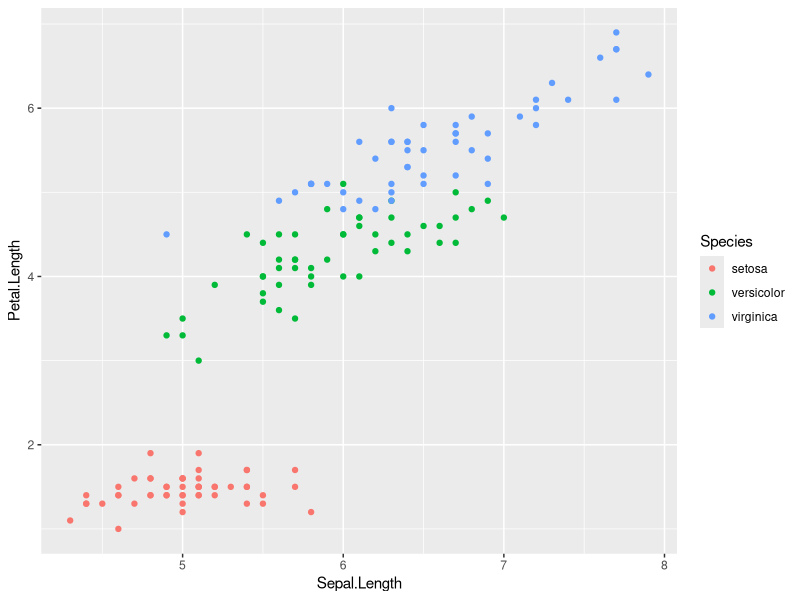
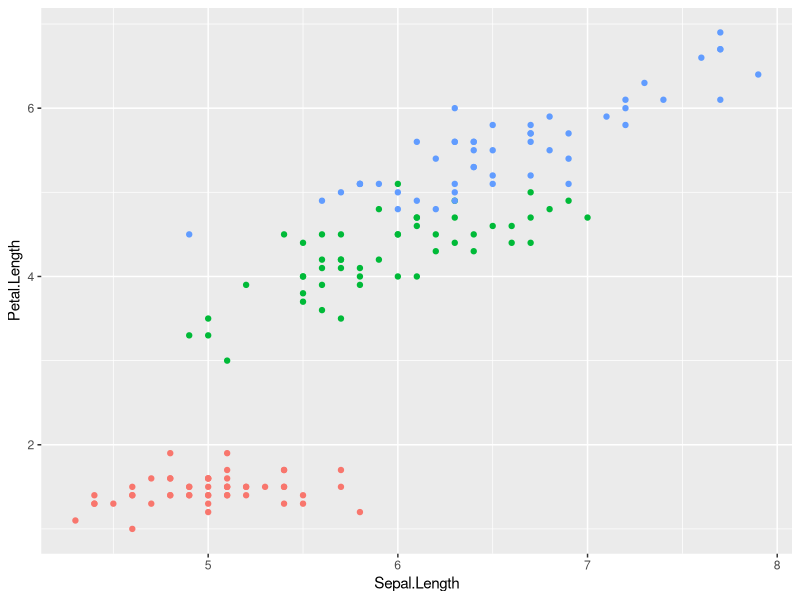
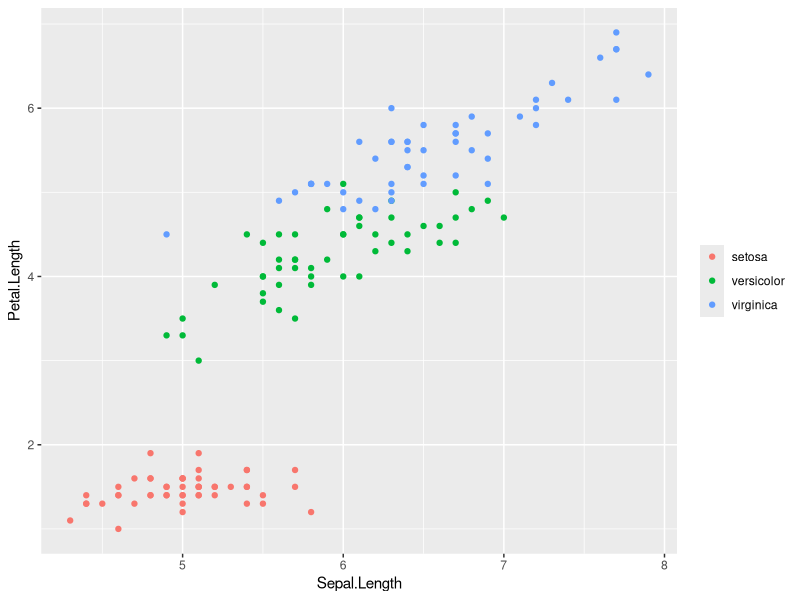
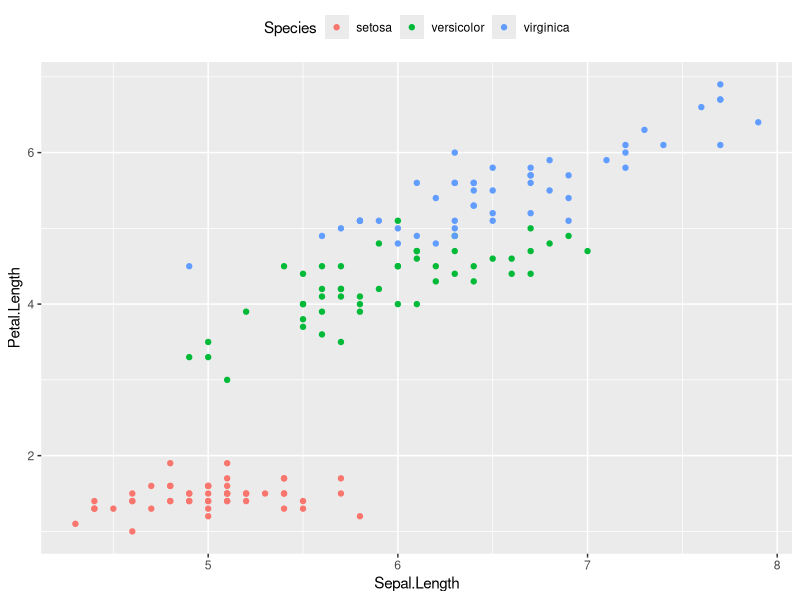
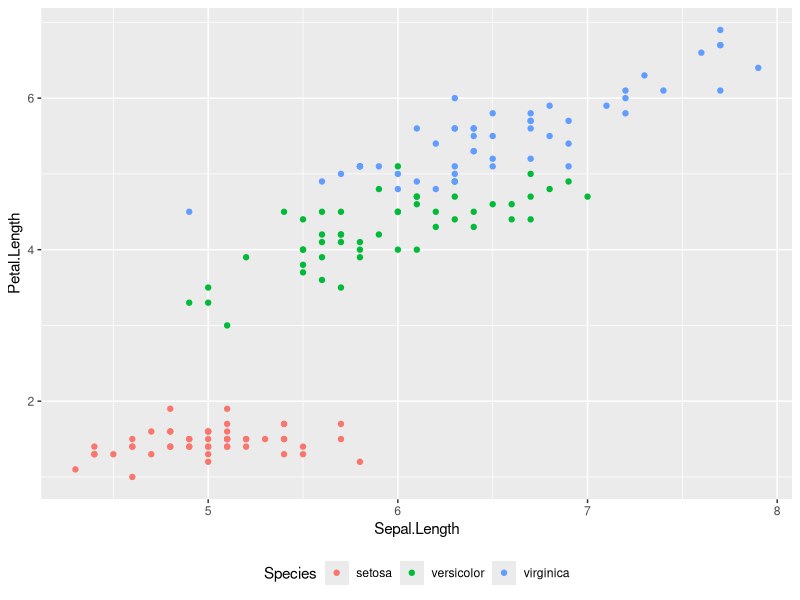
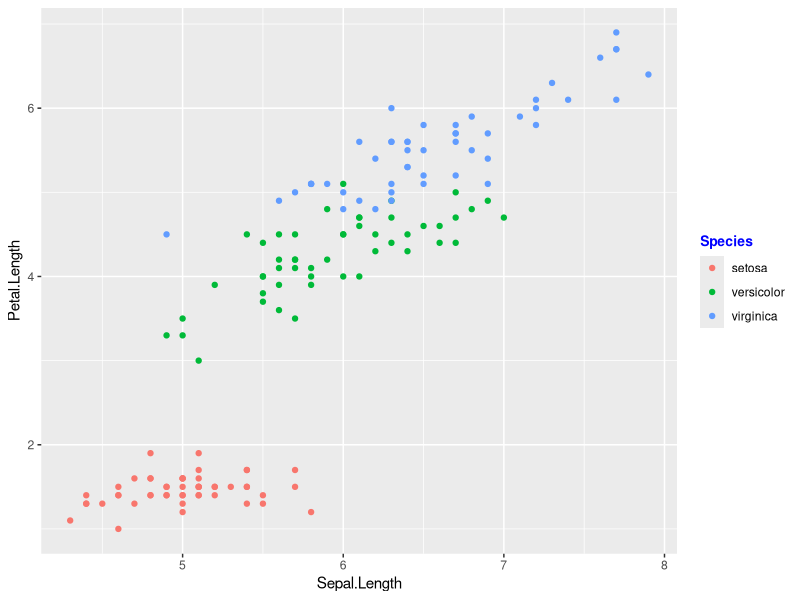
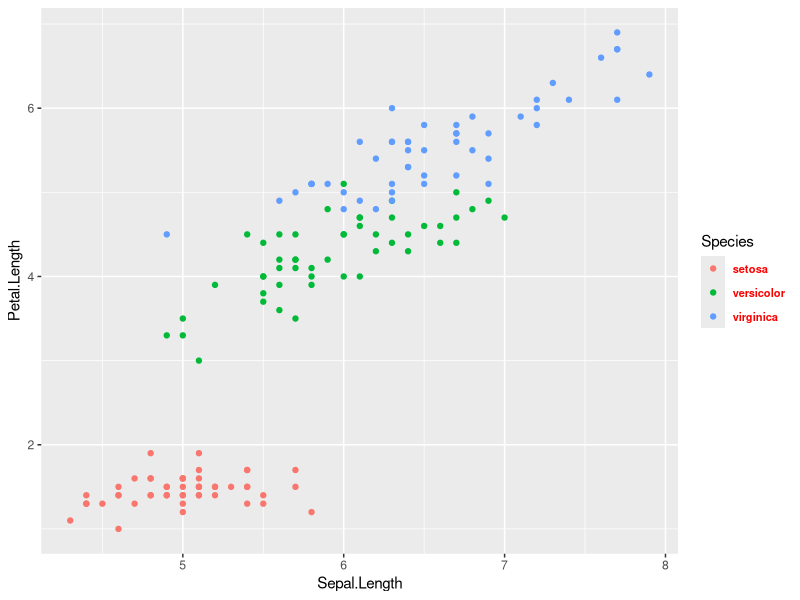

Here is the R script that generated these plots, in order:
# Load ggplot
library(ggplot2)

# Read in dataset
data(iris)

# Plot
p <- ggplot(iris, aes(Sepal.Length, Petal.Length, colour=Species)) + geom_point() 
p

# Remove Legend
p +  theme(legend.position="none")

# Hide the legend title
p + theme(legend.title=element_blank())

#Change the legend position
p +  theme(legend.position="top")

p +  theme(legend.position="bottom")

#Change the legend title and text font styles
# legend title
p + theme(legend.title = element_text(colour="blue", size=10, 
                                      face="bold"))
# legend labels
p + theme(legend.text = element_text(colour="red", size=8, 
                                     face="bold"))

